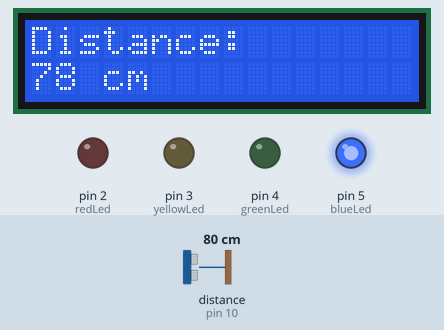
Recording of a sketch running on a simulated Arduino Uno, built with avr-gcc and run on an emulated ATmega328P. On the bench: 16×2 character LCD, output pins drawn as LEDs (lit = HIGH). Wiring (inferred from the names in the program): ultrasonic range finder: trigger pin 9; echo pin 10. Inputs (shaded band) come from the test bench; at power-on: distance to the obstacle (sensor on pin 10) 80 cm. The echo pulse lasts 58.3 µs per cm; pins used as bus, display or sensor lines are not drawn.

Above: at 1.2 s.
1.3 s: distance to the obstacle (sensor on pin 10) set to 75 cm
At 2.5 s:
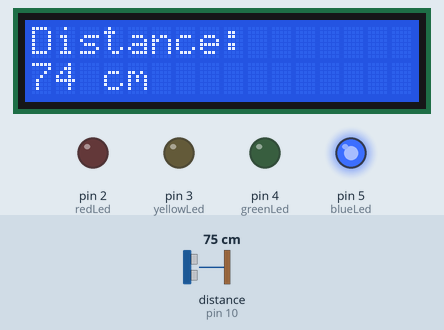
3.0 s: distance to the obstacle (sensor on pin 10) set to 66 cm
At 4.3 s:
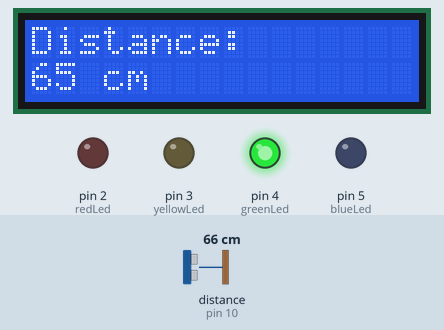
4.6 s: distance to the obstacle (sensor on pin 10) set to 33 cm
At 5.3 s:
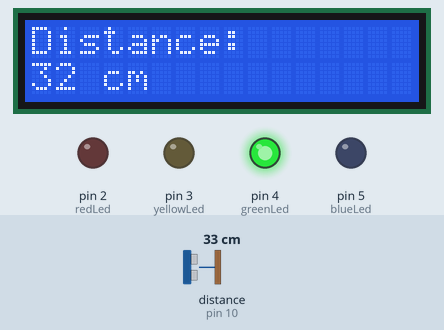
6.1 s: distance to the obstacle (sensor on pin 10) set to 27 cm
At 7.1 s:
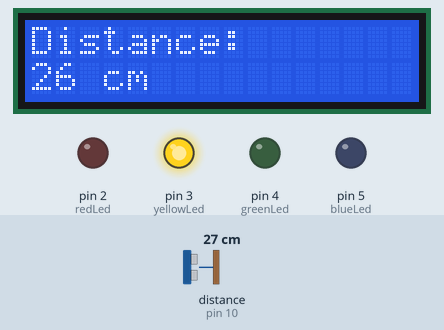
9.1 s: distance to the obstacle (sensor on pin 10) set to 12 cm
At 10.3 s:
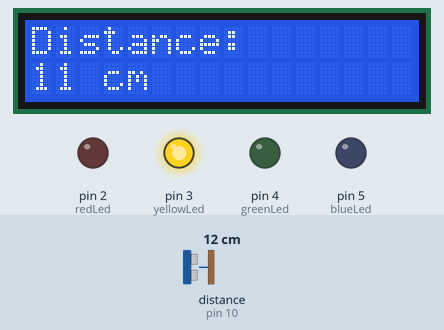
10.6 s: distance to the obstacle (sensor on pin 10) set to 9 cm
At 11.0 s:
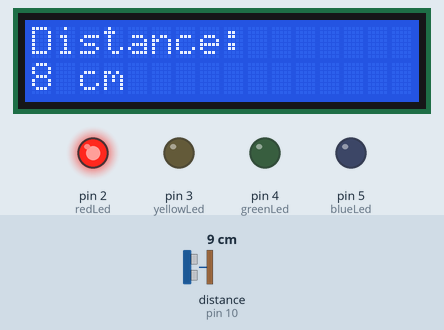
Timing chart, 0 to 13.2 s (numbered marks = the images above; inputs shaded):
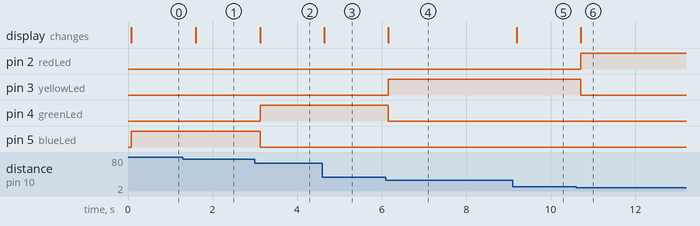

The sketch:

distance-measuring-ultra-test.ino
```cpp
#include <LiquidCrystal.h>

// Define pins
const int trigPin = 9;
const int echoPin = 10;
const int redLed = 2;
const int yellowLed = 3;
const int greenLed = 4;
const int blueLed = 5;

// Initialize LCD with appropriate pin numbers
LiquidCrystal lcd(7, 8, 11, 12, 13, 6);

void setup() {
  // Initialize serial communication
  Serial.begin(9600);

  // Set up LED pins as outputs
  pinMode(redLed, OUTPUT);
  pinMode(yellowLed, OUTPUT);
  pinMode(greenLed, OUTPUT);
  pinMode(blueLed, OUTPUT);

  // Set up ultrasonic sensor pins
  pinMode(trigPin, OUTPUT);
  pinMode(echoPin, INPUT);

  // Initialize LCD
  lcd.begin(16, 2);
  lcd.print("Distance:");

  // Turn all LEDs off initially
  digitalWrite(redLed, LOW);
  digitalWrite(yellowLed, LOW);
  digitalWrite(greenLed, LOW);
  digitalWrite(blueLed, LOW);
}

void loop() {
  // Clear the trigger pin
  digitalWrite(trigPin, LOW);
  delayMicroseconds(2);

  // Send a 10 microsecond pulse to trigger pin
  digitalWrite(trigPin, HIGH);
  delayMicroseconds(10);
  digitalWrite(trigPin, LOW);

  // Read the echo pin and calculate distance in cm
  long duration = pulseIn(echoPin, HIGH);
  int distance = duration * 0.034 / 2;

  // Display distance on LCD
  lcd.setCursor(0, 1);
  lcd.print("                "); // Clear line
  lcd.setCursor(0, 1);
  lcd.print(distance);
  lcd.print(" cm   ");

  // Control LEDs based on distance
  // Turn all LEDs off first
  digitalWrite(redLed, LOW);
  digitalWrite(yellowLed, LOW);
  digitalWrite(greenLed, LOW);
  digitalWrite(blueLed, LOW);

  // Determine which LED to light based on distance
  if (distance < 10) {
    // Very close - red LED
    digitalWrite(redLed, HIGH);
  } else if (distance >= 10 && distance < 30) {
    // Close - yellow LED
    digitalWrite(yellowLed, HIGH);
  } else if (distance >= 30 && distance < 70) {
    // Medium distance - green LED
    digitalWrite(greenLed, HIGH);
  } else if (distance >= 70) {
    // Far - blue LED
    digitalWrite(blueLed, HIGH);
  }

  // Add some delay between readings
  delay(500);
}
```

Measured:
- the behaviour switches between 71 and 70 cm on distance to the obstacle (sensor on pin 10) (found by bisection; images 1 and 2)
- the behaviour switches between 31 and 30 cm on distance to the obstacle (sensor on pin 10) (found by bisection; images 3 and 4)
- the behaviour switches between 11 and 10 cm on distance to the obstacle (sensor on pin 10) (found by bisection; images 5 and 6)
- after the input at 1.3 s, the display: changes after 0.30 s (image 1)
- after the input at 3.0 s, pin 4 (greenLed): LOW → HIGH after 0.12 s; pin 5 (blueLed): HIGH → LOW after 0.12 s; the display: changes after 0.12 s (image 2)
- after the input at 4.6 s, the display: changes at once (image 3)
- after the input at 6.1 s, pin 3 (yellowLed): LOW → HIGH after 0.06 s; pin 4 (greenLed): HIGH → LOW after 0.06 s; the display: changes after 0.06 s (image 4)
- after the input at 9.1 s, the display: changes after 0.10 s (image 5)
- after the input at 10.6 s, pin 2 (redLed): LOW → HIGH after 0.11 s; pin 3 (yellowLed): HIGH → LOW after 0.11 s; the display: changes after 0.11 s (image 6)
